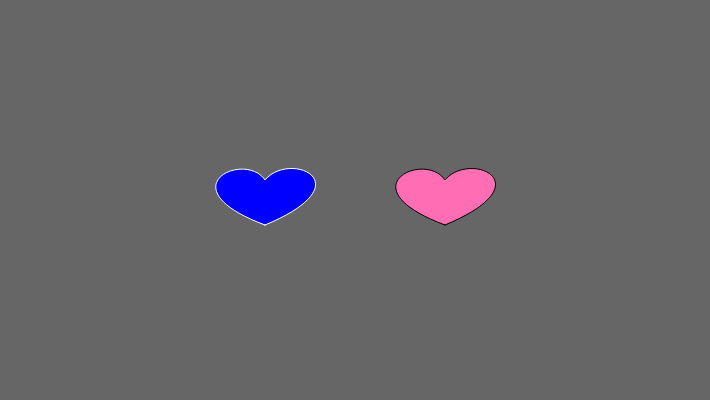
Frame 1 (no input)
Frame 60 (no input): identical to frame 1, image omitted
Frame 120 (the mouse pressed at the canvas centre since frame 60): identical to frame 1, image omitted

The p5.js sketch that drew this single still picture (run headless with seeded random() and noise() and a simulated clock; from frame 60 on, the mouse is pressed at the canvas centre):

// p5.js sketch
// ── sketch.js
let heart1X, heart1Y; // Where the first heart button is located
let heart2X, heart2Y; // Where the second heart button is located
let heartSize = 100; // size of the hearts

let heart1Color;
let heart2Color;
let baseColor;

let heart1Over = false;
let heart2Over = false;

function setup() {
  createCanvas(710, 400);
  heart1Color = color(0, 0, 260); // Blue 
  heart2Color = color(270, 110, 180); // Pink 
  baseColor = color(102);
  heart2X = width / 2 + heartSize / 2 + 40;
  heart2Y = height / 2;
  heart1X = width / 2 - heartSize - 40;
  heart1Y = height / 2 - heartSize / 2;
}

function draw() {
  update(mouseX, mouseY);

  noStroke();
  if (heart1Over) {
    background(heart1Color);
  } else if (heart2Over) {
    background(heart2Color);
  } else {
    background(baseColor);
  }

  stroke(255);
  fill(heart1Color);
  drawHeart(heart1X + heartSize / 2, heart1Y + heartSize / 2, heartSize);
  stroke(0);
  fill(heart2Color);
  drawHeart(heart2X, heart2Y, heartSize);
}

function update(x, y) {
  if (overHeart(heart2X, heart2Y, heartSize)) {
    heart2Over = true;
    heart1Over = false;
  } else if (overHeart(heart1X + heartSize / 2, heart1Y + heartSize / 2, heartSize)) {
    heart1Over = true;
    heart2Over = false;
  } else {
    heart2Over = heart1Over = false;
  }
}

function overHeart(x, y, size) {
  const disX = x - mouseX;
  const disY = y - mouseY;
  if (sqrt(sq(disX) + sq(disY)) < size / 2) {
    return true;
  } else {
    return false;
  }
}

function drawHeart(x, y, size) {
  beginShape();
  vertex(x, y + size / 4);
  bezierVertex(x - size / 1, y - size / 8, x - size / 5, y - size / 2, x, y - size / 5);
  bezierVertex(x + size /4, y - size / 2, x + size / 1, y - size / 6, x, y + size / 4);
  endShape(CLOSE);
}
